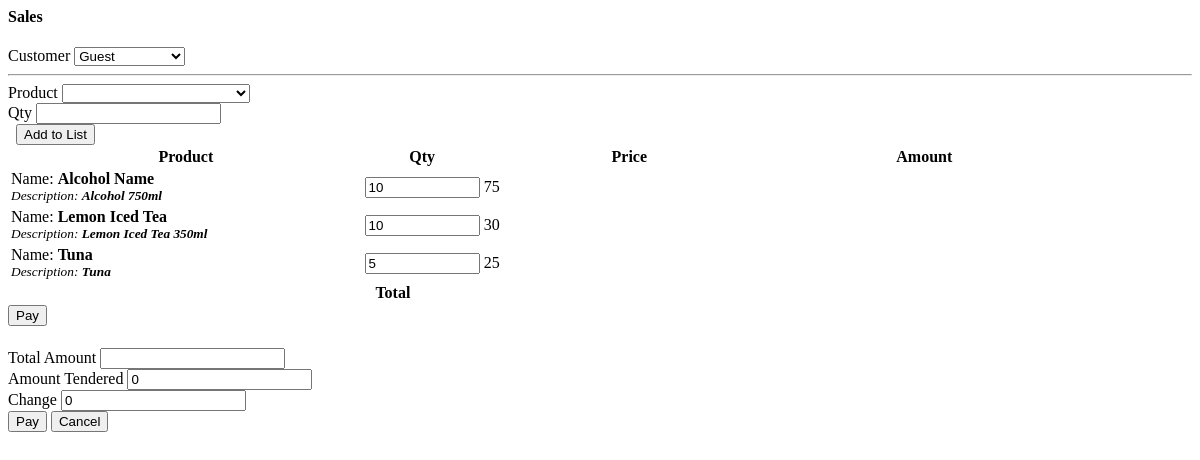
Screenshot of /pos.php?id=4 with the database file from the repository.
### tables this page shows
CREATE TABLE `inventory` (
  `id` int(30) NOT NULL,
  `product_id` int(30) NOT NULL,
  `qty` int(30) NOT NULL,
  `type` tinyint(1) NOT NULL COMMENT '1= stockin , 2 = stockout',
  `stock_from` varchar(100) NOT NULL COMMENT 'sales/receiving',
  `form_id` int(30) NOT NULL,
  `other_details` text NOT NULL,
  `remarks` text NOT NULL,
  `date_updated` datetime NOT NULL DEFAULT current_timestamp() ON UPDATE current_timestamp()
);

CREATE TABLE `product_list` (
  `id` int(30) NOT NULL,
  `category_id` int(30) NOT NULL,
  `sku` varchar(50) NOT NULL,
  `price` double NOT NULL,
  `name` varchar(150) NOT NULL,
  `description` text NOT NULL
);

### pos.php (the view, shortened to what this page needs)
<?php include 'db_connect.php';
if(isset($_GET['id'])){
	$inv = $conn->query("SELECT * FROM inventory where type=2 and form_id=".$_GET['id']);
}
?>
<div class="container-fluid">
	<div class="col-lg-12">
		<div class="card">
			<div class="card-header">
				<h4>Sales</h4>
			</div>
			<div class="card-body">
				<form action="" id="manage-sales">
					<div class="col-md-12">
						<div class="row">
							<div class="form-group col-md-5">
								<label class="control-label">Customer</label>
								<select name="customer_id" id="" class="custom-select browser-default select2">
									<option value="0" selected="">Guest</option>
								</select>
							</div>
						</div>
						<hr>
						<div class="row mb-3">
								<div class="col-md-4">
									<label class="control-label">Product</label>
									<select name="" id="product" class="custom-select browser-default select2">
										<option value=""></option>
									<?php
									$product = $conn->query("SELECT * FROM product_list  order by name asc");
									while($row=$product->fetch_assoc()):
										$prod[$row['id']] = $row;
									?>
										<option value="<?php echo $row['id'] ?>" data-name="<?php echo $row['name'] ?>" data-description="<?php echo $row['description'] ?>"><?php echo $row['name'] . ' | ' . $row['sku'] ?></option>
									<?php endwhile; ?>
									</select>
								</div>
								<div class="col-md-2">
									<label class="control-label">Qty</label>
									<input type="number" class="form-control text-right" step="any" id="qty" >
								</div>
								<div class="col-md-3">
									<label class="control-label">&nbsp</label>
									<button class="btn btn-block btn-sm btn-primary" type="button" id="add_list"><i class="fa fa-plus"></i> Add to List</button>
								</div>
						</div>
						<div class="row">
							<table class="table table-bordered" id="list">
								<colgroup>
									<col width="30%">
									<col width="10%">
									<col width="25%">
									<col width="25%">
									<col width="10%">
								</colgroup>
								<thead>
									<tr>
										<th class="text-center">Product</th>
										<th class="text-center">Qty</th>
										<th class="text-center">Price</th>
										<th class="text-center">Amount</th>
										<th class="text-center"></th>
									</tr>
								</thead>
								<tbody>
									<?php
									if(isset($id)):
									while($row = $inv->fetch_assoc()):
										foreach(json_decode($row['other_details']) as $k=>$v){
											$row[$k] = $v;
										}
									?>
										<tr class="item-row">
											<td>
												<p class="pname">Name: <b><?php echo $prod[$row['product_id']]['name'] ?></b></p>
												<p class="pdesc"><small><i>Description: <b><?php echo $prod[$row['product_id']]['description'] ?></b></i></small></p>
											</td>
											<td>
												<input type="number" min="1" step="any" name="qty[]" value="<?php echo $row['qty'] ?>" class="text-right">
											</td>
											<td>
												<p class="text-right"><?php echo $row['price'] ?></p>
											</td>
											<td>
											</td>
											<td class="text-center">
											</td>
										</tr>
									<?php endwhile; ?>
									<?php endif; ?>
								</tbody>
								<tfoot>
									<tr>
										<th class="text-right" colspan="3">Total</th>
										<th class="text-right tamount"></th>
										<th></th>
									</tr>
								</tfoot>
							</table>
						</div>
						<div class="row">
							<button class="btn btn-primary btn-sm btn-block float-right " type="button" id="pay">Pay</button>
						</div>
					</div>
					<div class="modal fade" id="pay_modal" role='dialog'>
					    <div class="modal-dialog modal-md" role="document">
					      <div class="modal-content">
					      <div class="modal-body">
					      	<div class="container-fluid">
					      		<div class="form-group">
					      			<label for="" class="control-label">Total Amount</label>
					      			<input type="text" name="tamount" value="" class="form-control text-right" readonly="">
					      		</div>
					      		<div class="form-group">
					      			<label for="" class="control-label">Amount Tendered</label>
					      			<input type="number" name="amount_tendered" value="0" min="0" class="form-control text-right" >
					      		</div>
					      		<div class="form-group">
					      			<label for="" class="control-label">Change</label>
					      			<input type="number" name="change" value="0" min="0" class="form-control text-right" readonly="">
					      		</div>
					      	</div>
					      </div>
					      <div class="modal-footer">
					        <button type="button" class="btn btn-primary" id='submit' onclick="$('#manage-sales').submit()">Pay</button>
					        <button type="button" class="btn btn-secondary" data-dismiss="modal">Cancel</button>
					      </div>
					      </div>
					    </div>
					  </div>
				</form>
			</div>
		</div>
	</div>
</div>

### pos.php (style rules this page uses)
td { vertical-align: middle; }
td p { margin: unset; }
td input[type='number'] { height: calc(100%); width: calc(100%); }

### rows the page displays
inventory: product.name "Alcohol Name", product.description "Alcohol 750ml", qty "10", price "75"
inventory: product.name "Lemon Iced Tea", product.description "Lemon Iced Tea 350ml", qty "10", price "30"
inventory: product.name "Tuna", product.description "Tuna", qty "5", price "25"
